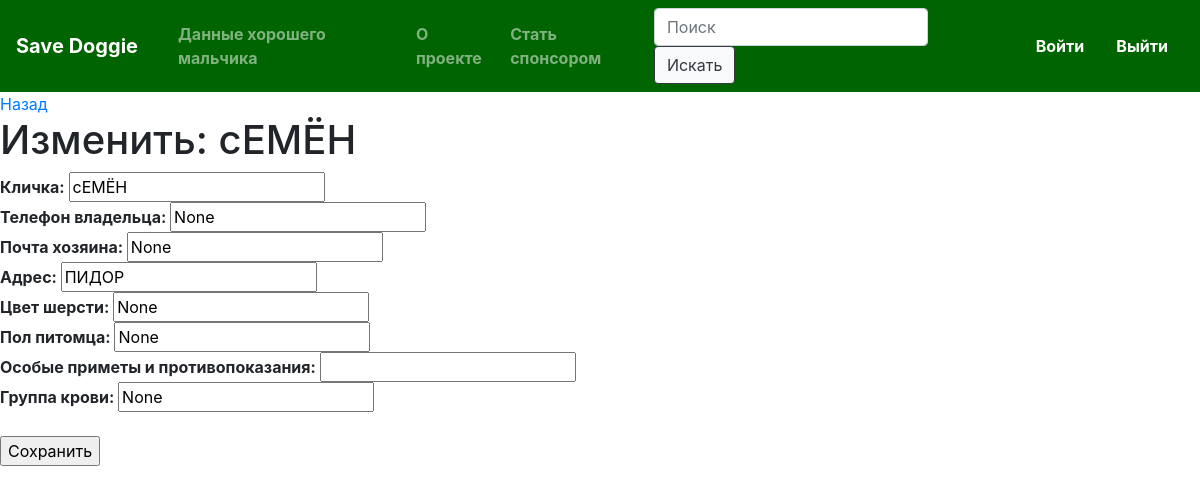
The app's page /edit?id=5 with its own data.
### crm/models.py (models this page shows, shortened)
class Student(models.Model):
    sex_types = (
        ('M', 'Man'),
        ('W', 'Woman')
    )
    name = models.CharField(max_length=30, null=True)
    surname = models.CharField(max_length=30, null=True)
    dadname = models.CharField(max_length=30, null=True)
    email = models.EmailField(null=True)
    description = models.TextField(default="")
    photo = models.FilePathField(null=True)
    sex = models.CharField(max_length=1, null=True, choices=sex_types)
    weight = models.FloatField(null=True)
    phone_number = models.CharField(max_length=12, null=True)

### crm/views.py (the view, shortened to what this page needs)
# urls.py: path('edit', edit),
def edit(request):
    if request.method == 'GET':
        id = request.GET.get('id')
        student = Student.objects.get(pk=id)
        return render(request, 'edit.html', {'student': student})

### crm/templates/edit.html (shortened to what this page needs)
{% extends 'base.html' %}
{% block content %}
<a href="/student?id={{ student.id }}">Назад</a>
<h1>Изменить: {{ student.name }}</h1>
<form action="/edit?id={{ student.id }}" method="post" enctype="multipart/form-data">
    <strong>Кличка: </strong> <input type="text" name="name" value="{{ student.name }}"/><br>
    <strong>Телефон владельца: </strong> <input type="text" name="phone_number" value="{{ student.phone_number }}"/><br>
    <strong>Почта хозяина: </strong> <input type="text" name="email" value="{{ student.email }}"/><br>
    <strong>Адрес: </strong> <input type="text" name="adress" value="{{ student.surname }}"/><br>
    <strong>Цвет шерсти: </strong> <input type="text" name="color" value="{{ student.dadname }}"/><br>
    <strong>Пол питомца: </strong> <input type="text" name="sex" value="{{ student.sex }}"/><br>
    <strong>Особые приметы и противопоказания: </strong> <input type="text" name="description" value="{{ student.description }}"/><br>
    <strong>Группа крови: </strong> <input type="text" name="blood" value="{{ student.weight }}"/><br>
{% endblock %}

### records on screen
Student: name "сЕМЁН", phone_number "None", email "None", adress "ПИДОР", color "None", sex "None", blood "None"
